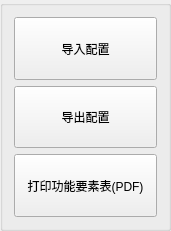
       <widget class="QGroupBox" name="groupBox_109">
        <property name="geometry">
         <rect>
          <x>1160</x>
          <y>20</y>
          <width>171</width>
          <height>231</height>
         </rect>
        </property>
        <property name="title">
         <string/>
        </property>
        <layout class="QVBoxLayout" name="verticalLayout_9">
         <item>
          <widget class="QPushButton" name="pushButton_100">
           <property name="sizePolicy">
            <sizepolicy hsizetype="Minimum" vsizetype="Preferred">
             <horstretch>0</horstretch>
             <verstretch>0</verstretch>
            </sizepolicy>
           </property>
           <property name="text">
            <string>导入配置</string>
           </property>
          </widget>
         </item>
         <item>
          <widget class="QPushButton" name="pushButton_101">
           <property name="sizePolicy">
            <sizepolicy hsizetype="Minimum" vsizetype="Preferred">
             <horstretch>0</horstretch>
             <verstretch>0</verstretch>
            </sizepolicy>
           </property>
           <property name="text">
            <string>导出配置</string>
           </property>
          </widget>
         </item>
         <item>
          <widget class="QPushButton" name="pushButton_102">
           <property name="sizePolicy">
            <sizepolicy hsizetype="Minimum" vsizetype="Preferred">
             <horstretch>0</horstretch>
             <verstretch>0</verstretch>
            </sizepolicy>
           </property>
           <property name="text">
            <string>打印功能要素表(PDF)</string>
           </property>
          </widget>
         </item>
        </layout>
       </widget>
